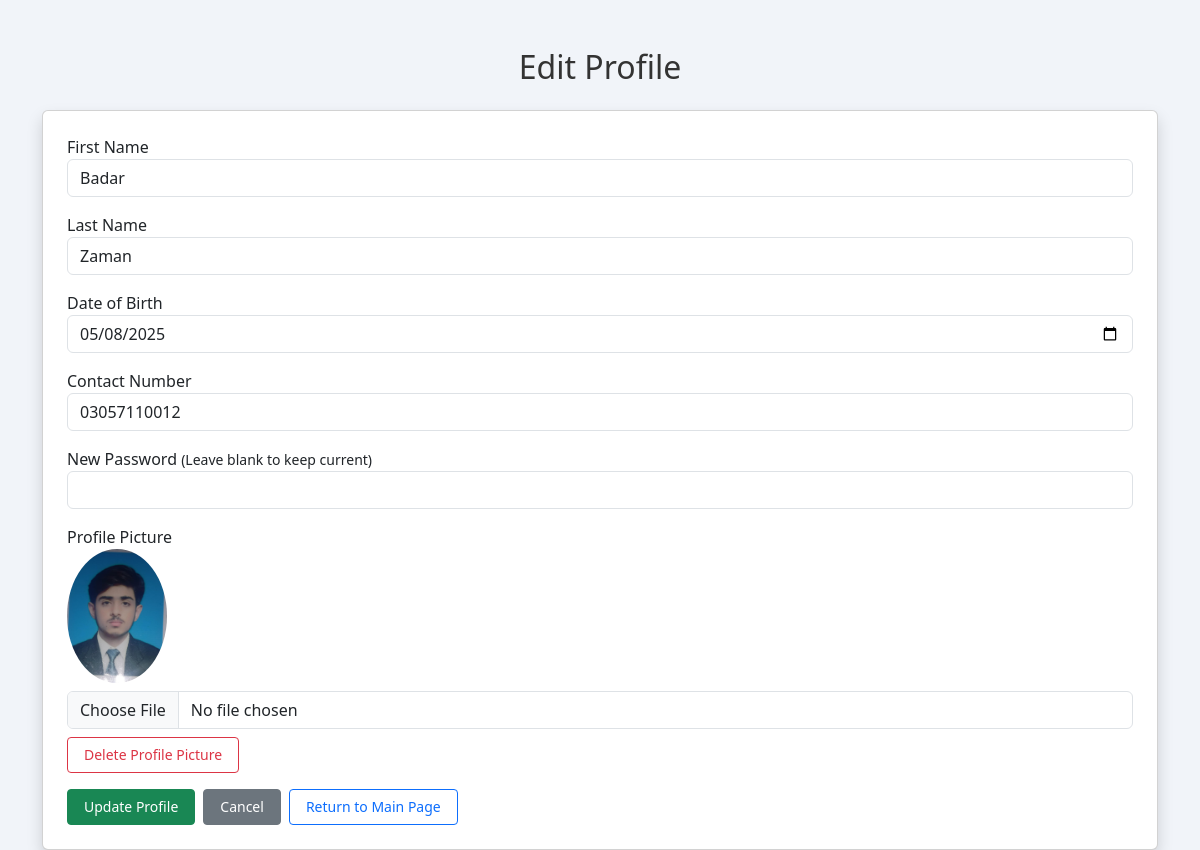
/edit_profile_developer.php (signed in), run on the app's committed database.
### tables this page shows
CREATE TABLE `users` (
  `id` int(11) NOT NULL,
  `first_name` varchar(50) DEFAULT NULL,
  `last_name` varchar(50) DEFAULT NULL,
  `email` varchar(100) DEFAULT NULL,
  `contact` varchar(20) DEFAULT NULL,
  `dob` date DEFAULT NULL,
  `password` varchar(255) DEFAULT NULL,
  `user_type` enum('client','developer','admin') DEFAULT NULL,
  `profile_picture` varchar(255) DEFAULT NULL,
  `created_at` timestamp NOT NULL DEFAULT current_timestamp(),
  `skills` text DEFAULT NULL,
  `resume_file` varchar(255) DEFAULT NULL,
  `resume_path` varchar(255) DEFAULT NULL,
  `status` enum('active','frozen') DEFAULT 'active',
  `admin_seen` tinyint(1) DEFAULT 0
);

### edit_profile_developer.php (the view, shortened to what this page needs)
<?php
require_once 'includes/db.php';
$user_id = $_SESSION['user_id'];
$user = $conn->query("SELECT * FROM users WHERE id = $user_id")->fetch_assoc();
?><!DOCTYPE html><html lang="en">
<head>
  <link rel="stylesheet" href="https://cdn.jsdelivr.net/npm/bootstrap@5.3.0/dist/css/bootstrap.min.css">
</head>
<body>
<div class="container mt-5">
  <h2 class="text-center mb-4">Edit Profile</h2>
  <form method="POST" enctype="multipart/form-data" class="card p-4 shadow form-card" onsubmit="return confirm('Are you sure you want to update your profile?')">
    <div class="mb-3">
      <label>First Name</label>
      <input type="text" name="first_name" value="<?php echo isset($user['first_name']) ? $user['first_name'] : ''; ?>" class="form-control" required>
    </div>
    <div class="mb-3">
      <label>Last Name</label>
      <input type="text" name="last_name" value="<?php echo isset($user['last_name']) ? $user['last_name'] : ''; ?>" class="form-control" required>
    </div>
    <div class="mb-3">
      <label>Date of Birth</label>
      <input type="date" name="dob" value="<?php echo isset($user['dob']) ? $user['dob'] : ''; ?>" class="form-control">
    </div>
    <div class="mb-3">
      <label>Contact Number</label>
      <input type="text" name="contact" value="<?php echo isset($user['contact']) ? $user['contact'] : ''; ?>" class="form-control">
    </div>
    <div class="mb-3">
      <label>New Password <small>(Leave blank to keep current)</small></label>
      <input type="password" name="password" class="form-control">
    </div>
    <div class="mb-3">
      <label>Profile Picture</label><br>
      <img src="images/developer/<?php echo isset($user['profile_picture']) ? $user['profile_picture'] : 'default.png'; ?>" width="100" class="mb-2 rounded-circle"><br>
      <input type="file" name="profile_picture" class="form-control">
      <button name="delete_image" class="btn btn-outline-danger btn-sm mt-2" onclick="return confirm('Are you sure you want to delete your profile picture?')">Delete Profile Picture</button>
    </div>
    <div class="d-flex gap-2">
      <button type="submit" class="btn btn-success btn-sm">Update Profile</button>
      <a href="profile_developer.php" class="btn btn-secondary btn-sm">Cancel</a>
      <a href="profile_developer.php" class="btn btn-outline-primary btn-sm">Return to Main Page</a>
    </div>
  </form>
</div>
</body>
</html>

### edit_profile_developer.php (style rules this page uses)
body { background-color: #f1f4f9; color: #333; }
.form-card { background-color: #ffffff; }
.btn-sm { padding: 0.4rem 1rem; font-size: 0.875rem; }

### data on the page
users: first_name "Badar", last_name "Zaman", dob "05/08/2025", contact "03057110012", profile_picture (picture)
